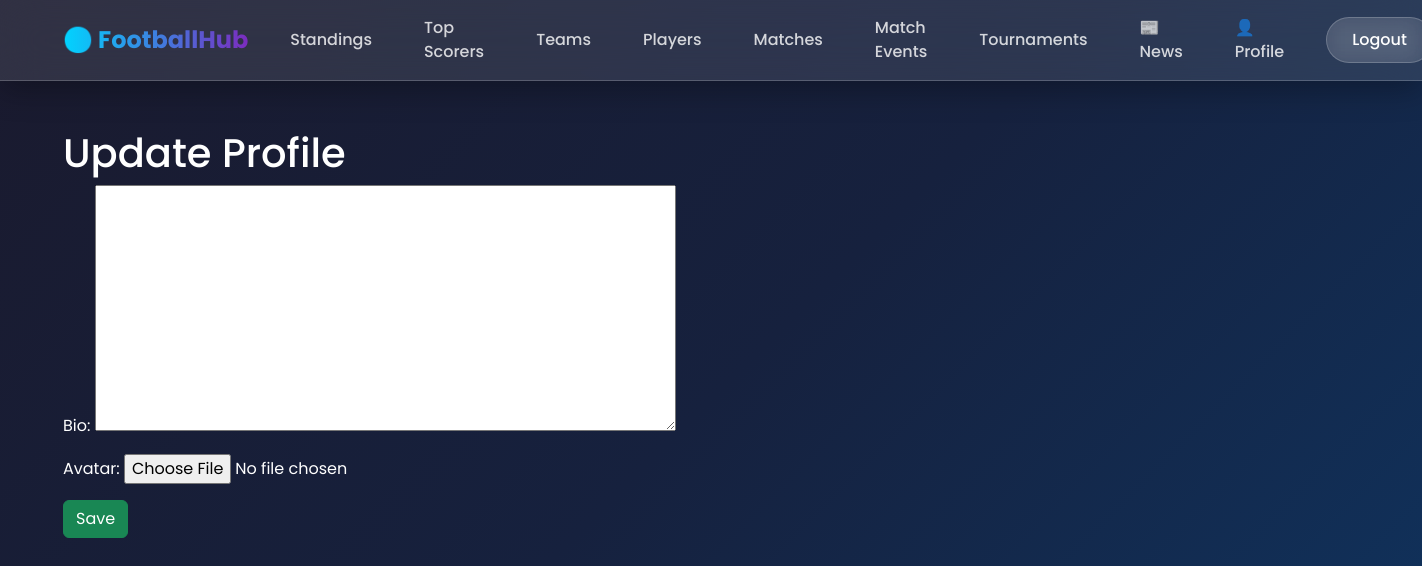
/accounts/profile/update/ (signed in), run on an earlier commit of the app's database.
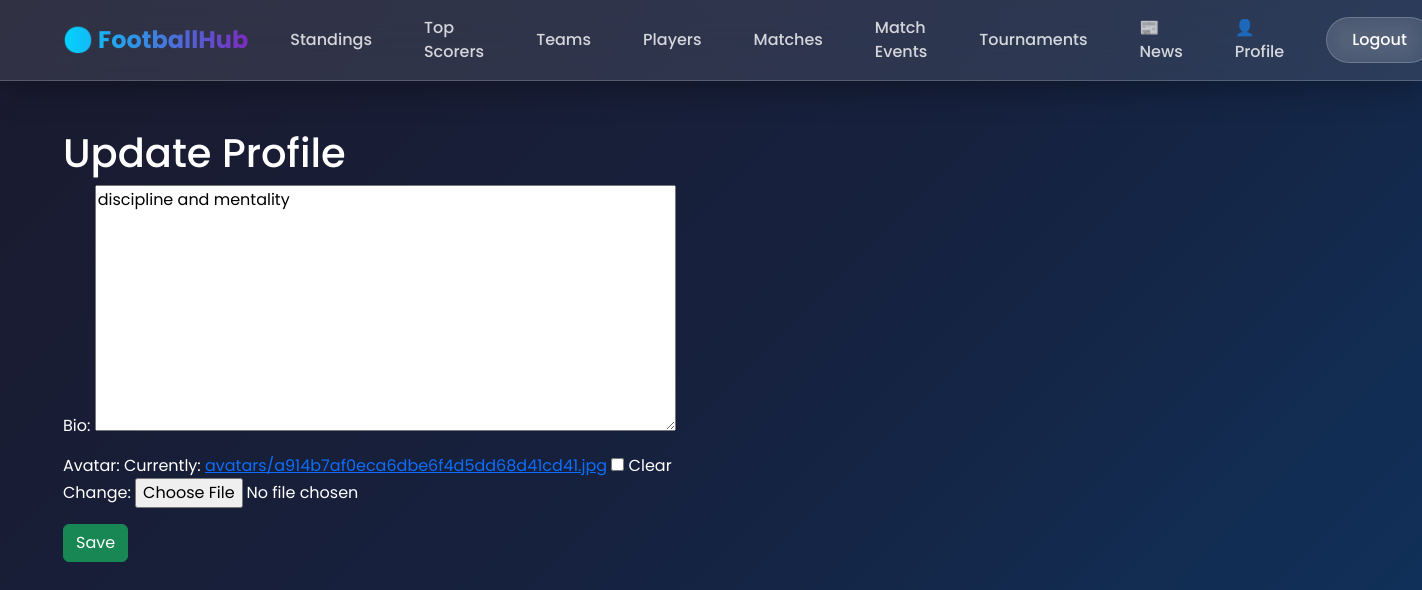
And on a later commit of the database.
### accounts/models.py (models this page shows, shortened)
class Profile(models.Model):
    user = models.OneToOneField(User, on_delete=models.CASCADE)
    bio = models.TextField(blank=True)
    avatar = models.ImageField(upload_to='avatars/', blank=True, null=True)
    favorite_team = models.ForeignKey(Team, on_delete=models.SET_NULL, null=True, blank=True, related_name='fans')
    created_at = models.DateTimeField(auto_now_add=True)

### accounts/views.py (the view)
@login_required
def profile_update(request):
    profile = request.user.profile
    form = ProfileForm(
        request.POST or None,
        request.FILES or None,
        instance=profile
    )
    if form.is_valid():
        form.save()
        return redirect('profile')
    return render(
        request,
        'accounts/profile_update.html',
        {
            'form': form
        }
    )

### accounts/forms.py
class ProfileForm(forms.ModelForm):
    class Meta:
        model = Profile
        fields = ['bio','avatar']

### templates/accounts/profile_update.html (shortened to what this page needs)
{% extends 'base.html' %}
{% block content %}
<h1>Update Profile</h1>
<form method="post"
      enctype="multipart/form-data">
    {{ form.as_p }}
    <button type="submit"
            class="btn btn-success">
        Save
    </button>
</form>
{% endblock %}

What changed in the data, as far as the page shows it:
changed Profile: bio (not shown) → "discipline and mentality"
Also different on the page:
form field as_p: (not shown) → "☐"
text no longer shown: "Bio: Avatar:"
text now shown: "Bio: Avatar: Currently: avatars/a914b7af0eca6dbe6f4d5dd68d41cd41.jpg Clear Change:"
